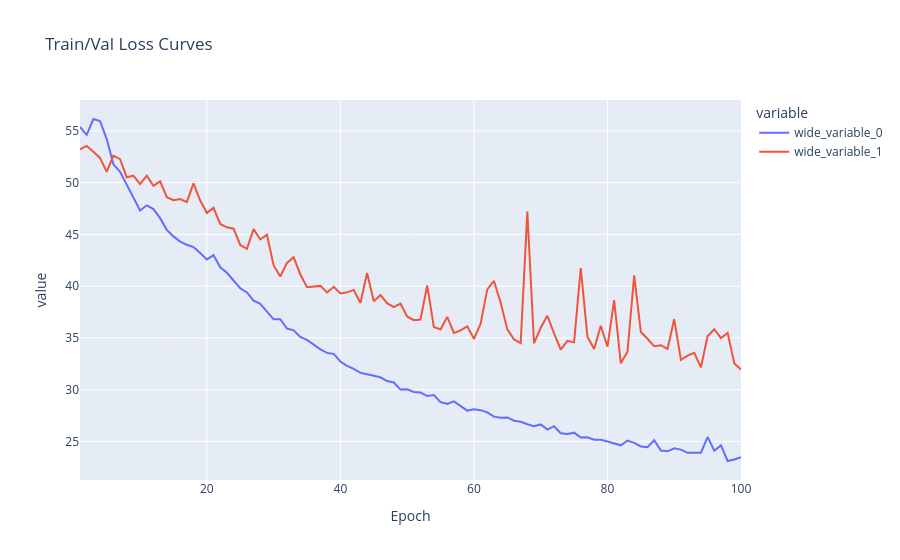

Notebook source saved alongside this figure:
### Code cell
# plot train/val loss curves

import plotly.express as px

fig = px.line(
    x=list(range(1, len(train_losses) + 1)),
    y=[train_losses, val_losses],
    labels={"x": "Epoch", "y": "Loss"},
    title="Train/Val Loss Curves",
)
fig.show()

### Figure 1 — Plotly figure (JSON) as saved in the notebook; plotly's stock layout.template omitted (floating-point values rounded to 4 significant figures)
{"data": [{"hovertemplate": "variable=wide_variable_0<br>Epoch=%{x}<br>value=%{y}<extra></extra>", "legendgroup": "wide_variable_0", "line": {"color": "#636efa", "dash": "solid"}, "marker": {"symbol": "circle"}, "mode": "lines", "name": "wide_variable_0", "orientation": "v", "showlegend": true, "type": "scatter", "x": [1, 2, 3, 4, 5, 6, 7, 8, 9, 10, 11, 12, 13, 14, 15, 16, 17, 18, 19, 20, 21, 22, 23, 24, 25, 26, 27, 28, 29, 30, 31, 32, 33, 34, 35, 36, 37, 38, 39, 40, 41, 42, 43, 44, 45, 46, 47, 48, 49, 50, 51, 52, 53, 54, 55, 56, 57, 58, 59, 60, 61, 62, 63, 64, 65, 66, 67, 68, 69, 70, 71, 72, 73, 74, 75, 76, 77, 78, 79, 80, 81, 82, 83, 84, 85, 86, 87, 88, 89, 90, 91, 92, 93, 94, 95, 96, 97, 98, 99, 100], "xaxis": "x", "y": [55.38, 54.61, 56.15, 55.96, 54.21, 51.77, 51.05, 49.84, 48.53, 47.31, 47.81, 47.44, 46.57, 45.44, 44.81, 44.31, 44.0, 43.78, 43.2, 42.59, 42.99, 41.82, 41.3, 40.57, 39.8, 39.39, 38.61, 38.3, 37.51, 36.8, 36.81, 35.9, 35.74, 35.1, 34.8, 34.36, 33.9, 33.55, 33.45, 32.72, 32.3, 32.01, 31.63, 31.48, 31.31, 31.19, 30.83, 30.7, 30.01, 30.03, 29.78, 29.71, 29.38, 29.49, 28.79, 28.63, 28.87, 28.43, 27.98, 28.11, 28.02, 27.8, 27.39, 27.28, 27.32, 27.0, 26.9, 26.65, 26.48, 26.64, 26.14, 26.47, 25.78, 25.72, 25.84, 25.37, 25.39, 25.16, 25.17, 25.0, 24.83, 24.62, 25.08, 24.85, 24.51, 24.43, 25.12, 24.12, 24.04, 24.33, 24.21, 23.89, 23.9, 23.9, 25.42, 24.1, 24.61, 23.11, 23.25, 23.46], "yaxis": "y"}, {"hovertemplate": "variable=wide_variable_1<br>Epoch=%{x}<br>value=%{y}<extra></extra>", "legendgroup": "wide_variable_1", "line": {"color": "#EF553B", "dash": "solid"}, "marker": {"symbol": "circle"}, "mode": "lines", "name": "wide_variable_1", "orientation": "v", "showlegend": true, "type": "scatter", "x": [1, 2, 3, 4, 5, 6, 7, 8, 9, 10, 11, 12, 13, 14, 15, 16, 17, 18, 19, 20, 21, 22, 23, 24, 25, 26, 27, 28, 29, 30, 31, 32, 33, 34, 35, 36, 37, 38, 39, 40, 41, 42, 43, 44, 45, 46, 47, 48, 49, 50, 51, 52, 53, 54, 55, 56, 57, 58, 59, 60, 61, 62, 63, 64, 65, 66, 67, 68, 69, 70, 71, 72, 73, 74, 75, 76, 77, 78, 79, 80, 81, 82, 83, 84, 85, 86, 87, 88, 89, 90, 91, 92, 93, 94, 95, 96, 97, 98, 99, 100], "xaxis": "x", "y": [53.22, 53.55, 52.99, 52.39, 51.04, 52.61, 52.27, 50.52, 50.68, 49.86, 50.67, 49.7, 50.13, 48.6, 48.31, 48.42, 48.12, 49.93, 48.27, 47.08, 47.56, 46.01, 45.68, 45.55, 43.98, 43.6, 45.51, 44.51, 44.98, 42.0, 40.93, 42.24, 42.79, 41.13, 39.89, 39.93, 40.03, 39.4, 39.94, 39.3, 39.4, 39.64, 38.38, 41.27, 38.53, 39.14, 38.35, 37.98, 38.31, 37.07, 36.71, 36.78, 40.07, 36.05, 35.82, 37.03, 35.48, 35.73, 36.12, 34.91, 36.38, 39.69, 40.51, 38.41, 35.82, 34.85, 34.5, 47.21, 34.48, 35.98, 37.14, 35.43, 33.87, 34.72, 34.57, 41.74, 35.11, 33.93, 36.17, 34.14, 38.64, 32.54, 33.67, 41.05, 35.57, 34.92, 34.19, 34.29, 33.93, 36.82, 32.87, 33.29, 33.56, 32.15, 35.19, 35.84, 34.99, 35.47, 32.53, 31.96], "yaxis": "y"}], "layout": {"legend": {"title": {"text": "variable"}, "tracegroupgap": 0}, "title": {"text": "Train/Val Loss Curves"}, "xaxis": {"anchor": "y", "domain": [0, 1], "title": {"text": "Epoch"}}, "yaxis": {"anchor": "x", "domain": [0, 1], "title": {"text": "value"}}}}
